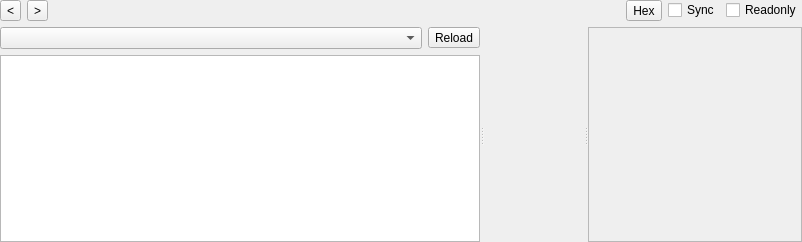
<?xml version="1.0" encoding="UTF-8"?>
<ui version="4.0">
 <class>XStructWidget</class>
 <widget class="QWidget" name="XStructWidget">
  <property name="geometry">
   <rect>
    <x>0</x>
    <y>0</y>
    <width>802</width>
    <height>242</height>
   </rect>
  </property>
  <property name="windowTitle">
   <string>Form</string>
  </property>
  <layout class="QVBoxLayout" name="verticalLayout_3">
   <property name="leftMargin">
    <number>0</number>
   </property>
   <property name="topMargin">
    <number>0</number>
   </property>
   <property name="rightMargin">
    <number>0</number>
   </property>
   <property name="bottomMargin">
    <number>0</number>
   </property>
   <item>
    <layout class="QHBoxLayout" name="horizontalLayout">
     <property name="sizeConstraint">
      <enum>QLayout::SizeConstraint::SetDefaultConstraint</enum>
     </property>
     <item>
      <widget class="QToolButton" name="toolButtonPrev">
       <property name="text">
        <string notr="true">&lt;</string>
       </property>
      </widget>
     </item>
     <item>
      <widget class="QToolButton" name="toolButtonNext">
       <property name="text">
        <string notr="true">&gt;</string>
       </property>
      </widget>
     </item>
     <item>
      <spacer name="horizontalSpacer">
       <property name="orientation">
        <enum>Qt::Orientation::Horizontal</enum>
       </property>
       <property name="sizeHint" stdset="0">
        <size>
         <width>40</width>
         <height>20</height>
        </size>
       </property>
      </spacer>
     </item>
     <item>
      <widget class="QToolButton" name="toolButtonGlobalHex">
       <property name="text">
        <string>Hex</string>
       </property>
       <property name="checkable">
        <bool>true</bool>
       </property>
       <property name="checked">
        <bool>false</bool>
       </property>
       <property name="toolButtonStyle">
        <enum>Qt::ToolButtonStyle::ToolButtonTextBesideIcon</enum>
       </property>
      </widget>
     </item>
     <item>
      <widget class="QCheckBox" name="checkBoxHexSync">
       <property name="text">
        <string>Sync</string>
       </property>
      </widget>
     </item>
     <item>
      <widget class="QCheckBox" name="checkBoxReadonly">
       <property name="text">
        <string>Readonly</string>
       </property>
      </widget>
     </item>
    </layout>
   </item>
   <item>
    <widget class="QSplitter" name="splitterNavi">
     <property name="orientation">
      <enum>Qt::Orientation::Horizontal</enum>
     </property>
     <widget class="QWidget" name="layoutWidget">
      <layout class="QVBoxLayout" name="verticalLayout">
       <item>
        <layout class="QHBoxLayout" name="horizontalLayout_3">
         <item>
          <widget class="QComboBox" name="comboBoxType">
           <property name="minimumSize">
            <size>
             <width>120</width>
             <height>0</height>
            </size>
           </property>
          </widget>
         </item>
         <item>
          <widget class="QToolButton" name="toolButtonReload">
           <property name="text">
            <string>Reload</string>
           </property>
          </widget>
         </item>
        </layout>
       </item>
       <item>
        <widget class="QTreeWidget" name="treeWidgetNavi">
         <property name="sizePolicy">
          <sizepolicy hsizetype="Expanding" vsizetype="Expanding">
           <horstretch>0</horstretch>
           <verstretch>0</verstretch>
          </sizepolicy>
         </property>
         <attribute name="headerVisible">
          <bool>false</bool>
         </attribute>
         <column>
          <property name="text">
           <string notr="true">1</string>
          </property>
         </column>
        </widget>
       </item>
      </layout>
     </widget>
     <widget class="QSplitter" name="splitterHex">
      <property name="orientation">
       <enum>Qt::Orientation::Horizontal</enum>
      </property>
      <widget class="QStackedWidget" name="stackedWidgetMain">
       <property name="sizePolicy">
        <sizepolicy hsizetype="Expanding" vsizetype="Expanding">
         <horstretch>0</horstretch>
         <verstretch>0</verstretch>
        </sizepolicy>
       </property>
       <property name="minimumSize">
        <size>
         <width>100</width>
         <height>0</height>
        </size>
       </property>
      </widget>
      <widget class="XHexView" name="widgetGlobalHex">
       <property name="sizePolicy">
        <sizepolicy hsizetype="Expanding" vsizetype="Expanding">
         <horstretch>0</horstretch>
         <verstretch>0</verstretch>
        </sizepolicy>
       </property>
       <property name="minimumSize">
        <size>
         <width>100</width>
         <height>0</height>
        </size>
       </property>
      </widget>
     </widget>
    </widget>
   </item>
  </layout>
 </widget>
 <customwidgets>
  <customwidget>
   <class>XHexView</class>
   <extends>QScrollArea</extends>
   <header>xhexview.h</header>
   <container>1</container>
  </customwidget>
 </customwidgets>
 <resources/>
 <connections/>
</ui>
